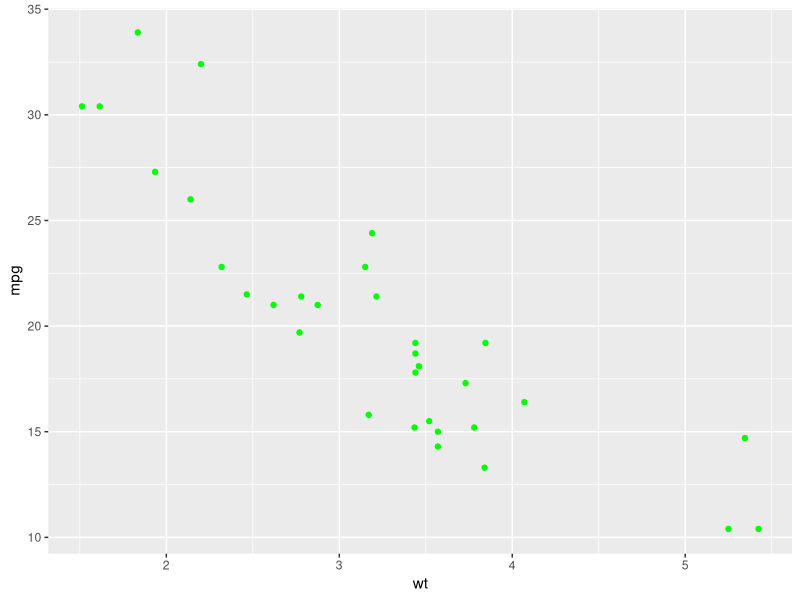
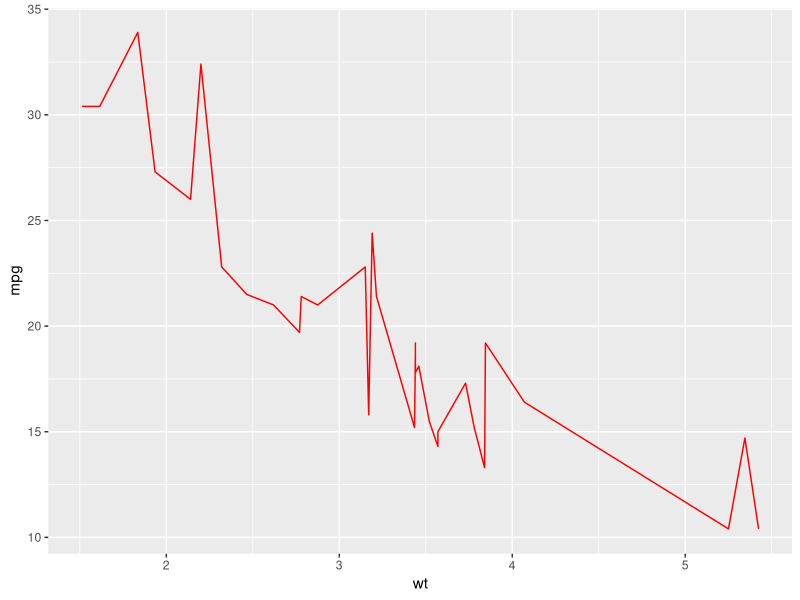
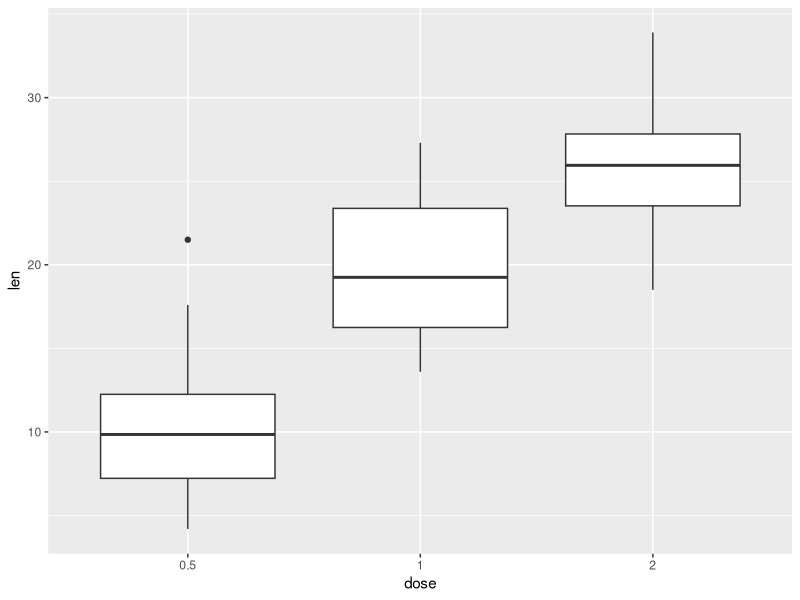
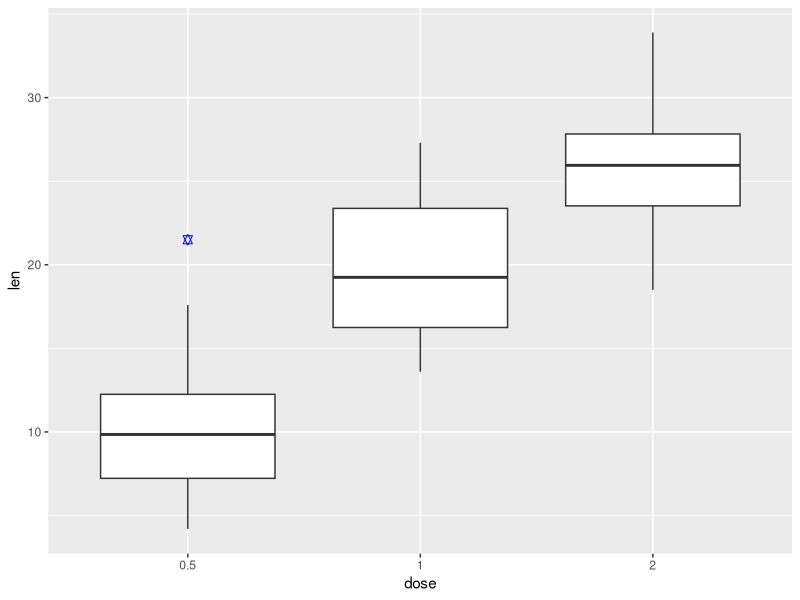
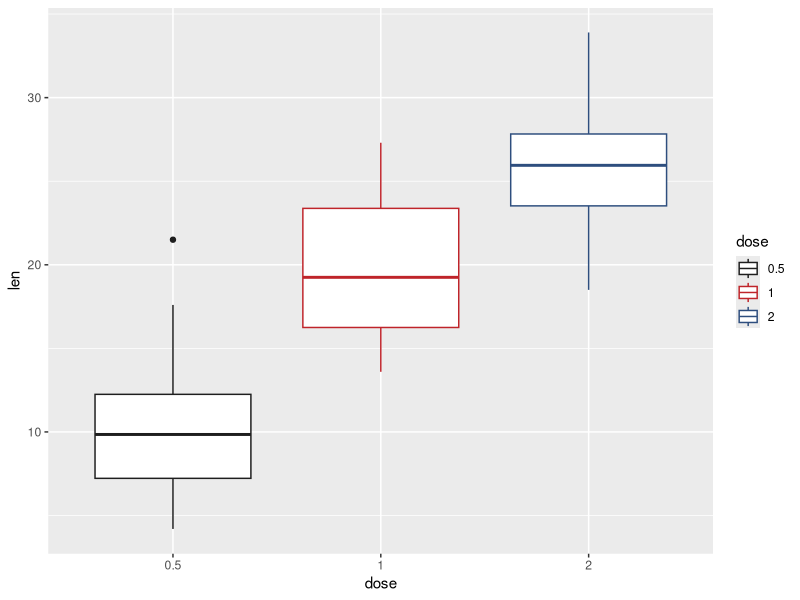
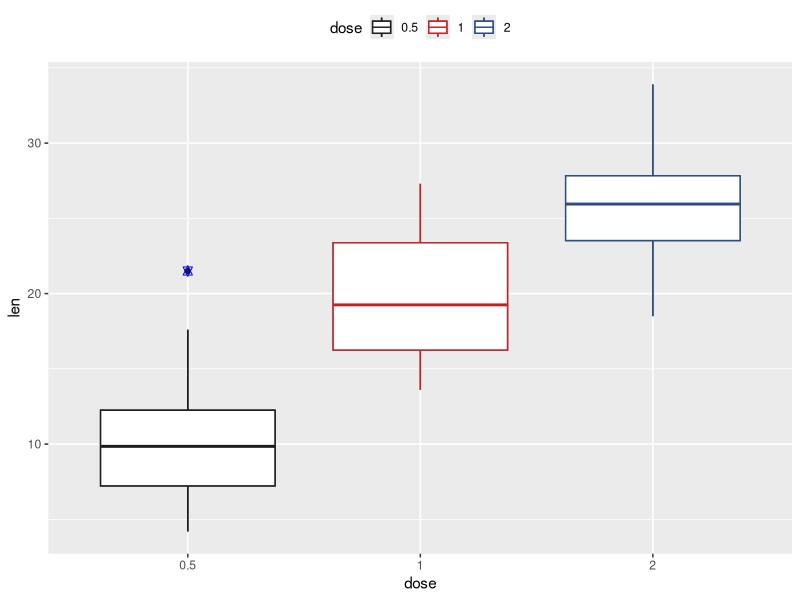
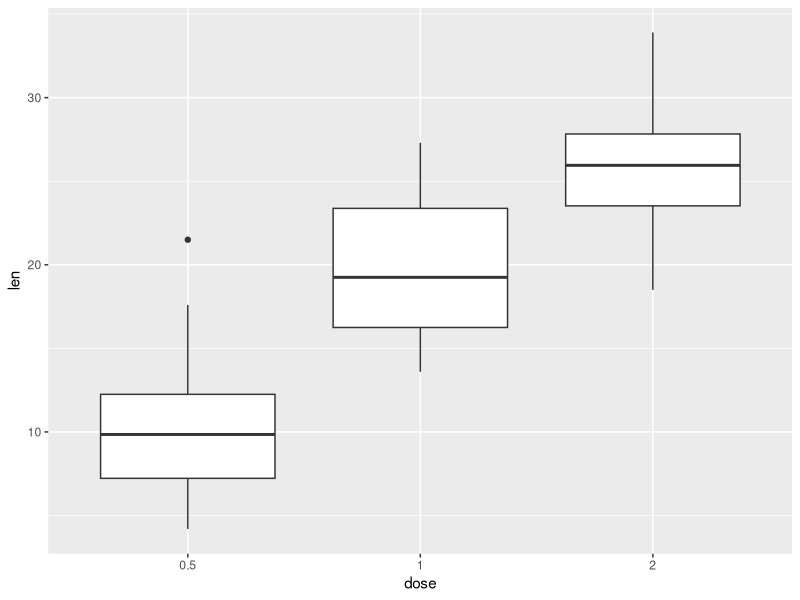

These figures' R source, in order:
## ---- chunk 1
library(ggplot2)
data("mtcars")
p <- ggplot(mtcars,aes(wt,mpg))
p + geom_point(color="green")

ggplot(data=mtcars,aes(x=wt,y=mpg))+geom_line(color="red",linetype=1)

ToothGrowth$dose <- as.factor(ToothGrowth$dose)
head(ToothGrowth)
ggplot(ToothGrowth, aes(x=dose, y=len))+geom_boxplot()
ggplot(ToothGrowth, aes(x=dose, y=len)) + 
  geom_boxplot(outlier.colour="blue", outlier.shape=11, outlier.size=2) #F设置离群点（outlier）
ggplot(ToothGrowth, aes(x=dose, y=len,color=dose)) + 
  geom_boxplot()+
  scale_color_manual(values=c("#1e1e1e", "#bf242a", "#2e4e7e")) #设置箱线图的颜色

p <- ggplot(ToothGrowth, aes(x=dose, y=len,color=dose)) + 
  geom_boxplot()+
  scale_color_manual(values=c("#1e1e1e", "#bf242a", "#2e4e7e"))+ 
  geom_boxplot(outlier.colour="blue", outlier.shape=11, outlier.size=2)

p + theme(legend.position="top")#设置Legend 的位置

ggplot(ToothGrowth, aes(x=dose, y=len)) + 
  geom_boxplot()+
  scale_color_manual(values=c("#1e1e1e", "#bf242a", "#2e4e7e"))
